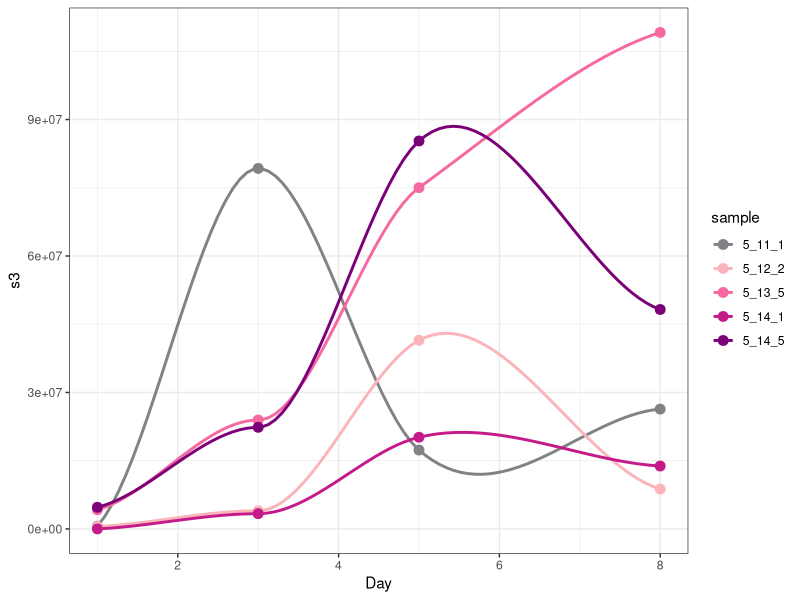

Write the R code that produced this figure.
library(ggplot2)
library(readxl)
library(dplyr)

setwd("path")
#figure 2B
#S3 expression lineplot
data = read_excel("Figure2_data.xlsx",sheet="s3")

HFD = data %>%
  filter(treatment=="HFD")
HFD_sal = HFD %>% 
  filter(day> 0)

#S3 lineplot 
ggplot(HFD_sal, aes(x = day, y = s3, colour = sample)) + 
  geom_smooth(se=FALSE,span = 0.9) + geom_point(size=3) + theme_bw() + scale_x_continuous("Day") +
  scale_color_manual(values=c('#808285','#fbb4b9',"#f768a1","#c51b8a","#7a0177"))

